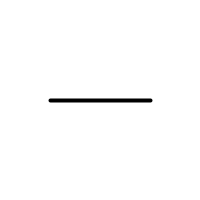
Frame 1 (no input)
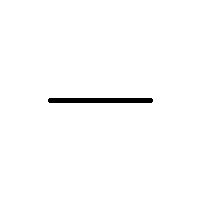
Frame 60 (the mouse pressed at the canvas centre just before this capture)
Frame 120 (the mouse held since frame 60 and released just before this capture): identical to frame 60, image omitted

The Processing sketch that drew these frames (run headless with seeded random() and noise(); from frame 60 on, the mouse is pressed at the canvas centre):

// Processing sketch: Exercise_25_1
// ── Exercise_25_1.pde
//Lauren Henry
//Exercise 25.1

void setup(){
  size(200,200);
  smooth(); 
  background(255);
  strokeWeight(4);
  stroke(0); 
}

void draw(){
  if ((keyPressed == true) && (key == '1')){
    translate(10,20);}
  if ((keyPressed == true) && (key == '2')){
    translate(-10,10);}
line(50,100,150,100); 
}
